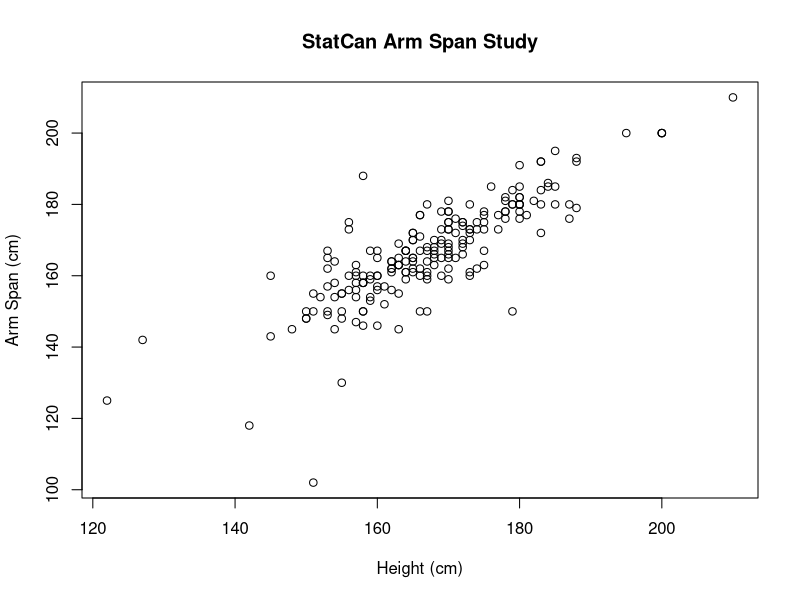
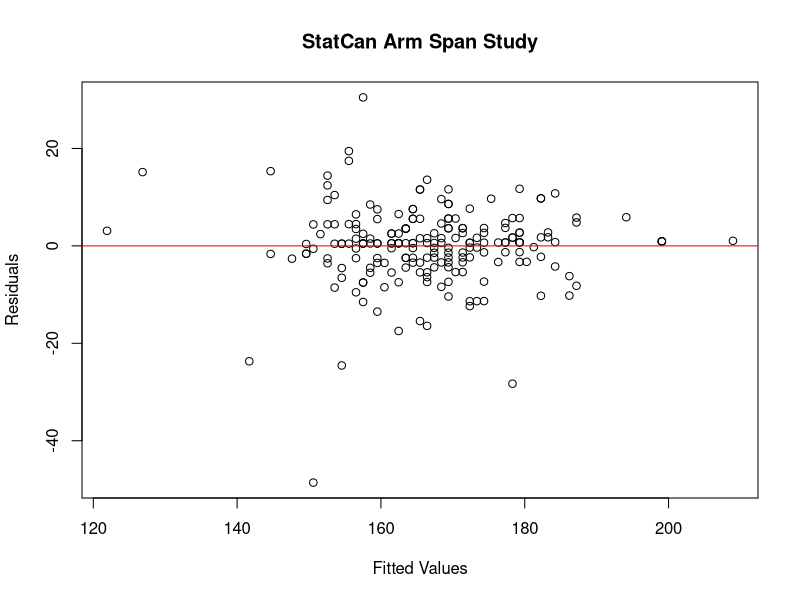
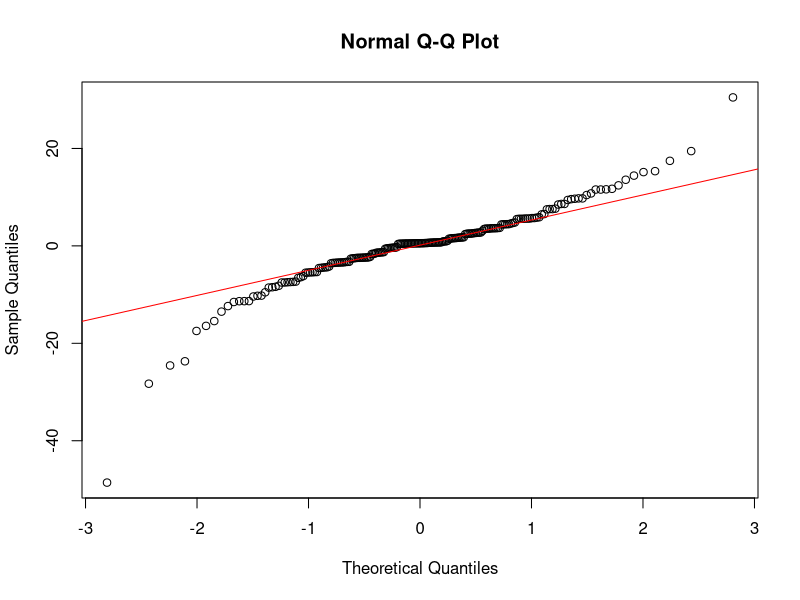
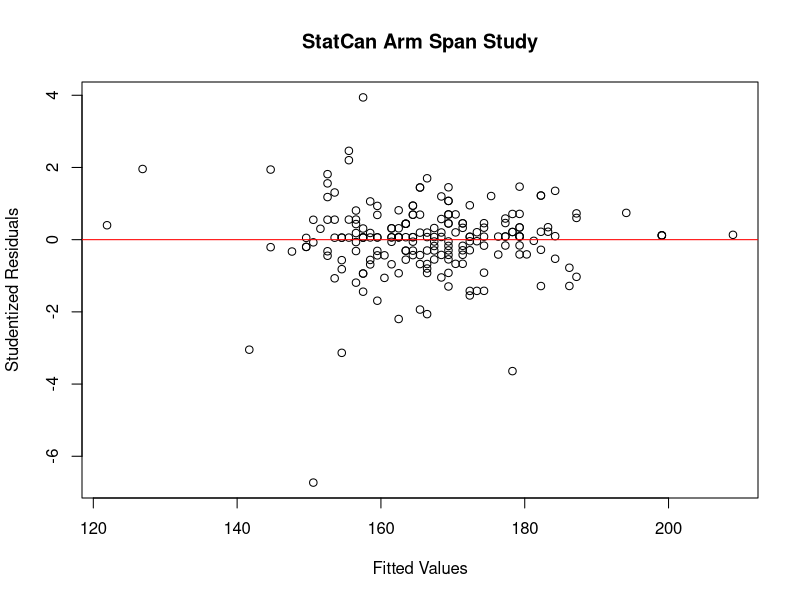
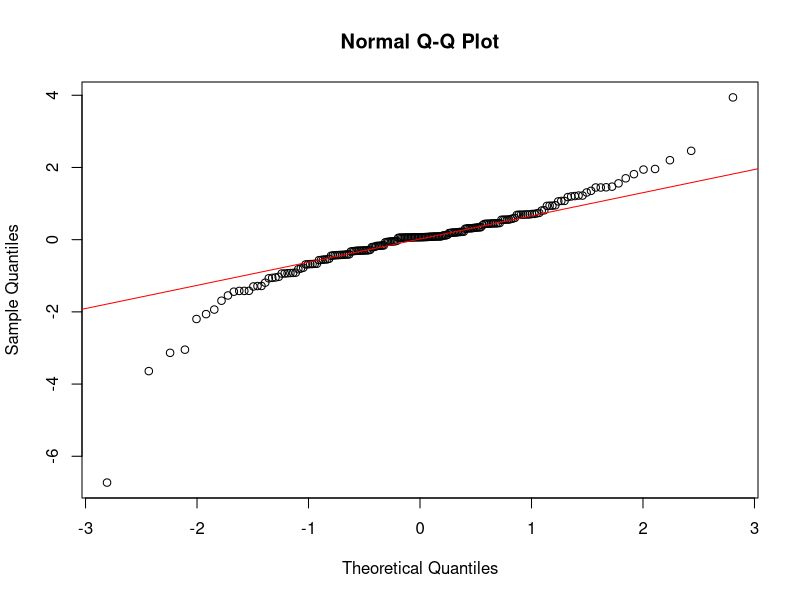

Here is the R script that generated these plots, in order:
## ---- chunk 1
library(readr)
armspan <- read_csv("armspan.csv")
## ---- chunk 2
plot(x = armspan$Height, 
     y = armspan$ArmSpan, 
     main="StatCan Arm Span Study",
     xlab="Height (cm)", 
     ylab="Arm Span (cm)")
cor(armspan$Height, armspan$ArmSpan)
## ---- chunk 3
slr <- lm(ArmSpan ~ Height, data=armspan)
summary(slr)
## ---- chunk 4
get.SS <- aov(ArmSpan ~ Height, data=armspan)
summary(get.SS)
## ---- chunk 5
cor(armspan$Height, armspan$ArmSpan)
## ---- chunk 6
confint(slr)
## ---- chunk 7
predict.lm(slr, interval='confidence', newdata=data.frame(Height=170))
## ---- chunk 8
predict.lm(slr, interval='prediction', newdata=data.frame(Height=188))
## ---- chunk 9
plot(slr$fitted.values, slr$residuals, main="StatCan Arm Span Study",
xlab="Fitted Values", ylab="Residuals")
abline(h=0, col="red")
## ---- chunk 10
qqnorm(slr$residuals)
qqline(slr$residuals, col="red")
## ---- chunk 11
library(MASS)
stdresids <- studres(slr)
## ---- chunk 12
plot(slr$fitted.values, stdresids, main="StatCan Arm Span Study",
xlab="Fitted Values", ylab="Studentized Residuals")
abline(h=0, col="red")
## ---- chunk 13
qqnorm(stdresids)
qqline(stdresids, col="red")
## ---- chunk 14
cell.means <- aov(ArmSpan ~ as.factor(Height), data=armspan)
summary(cell.means)
anova(slr, cell.means)
